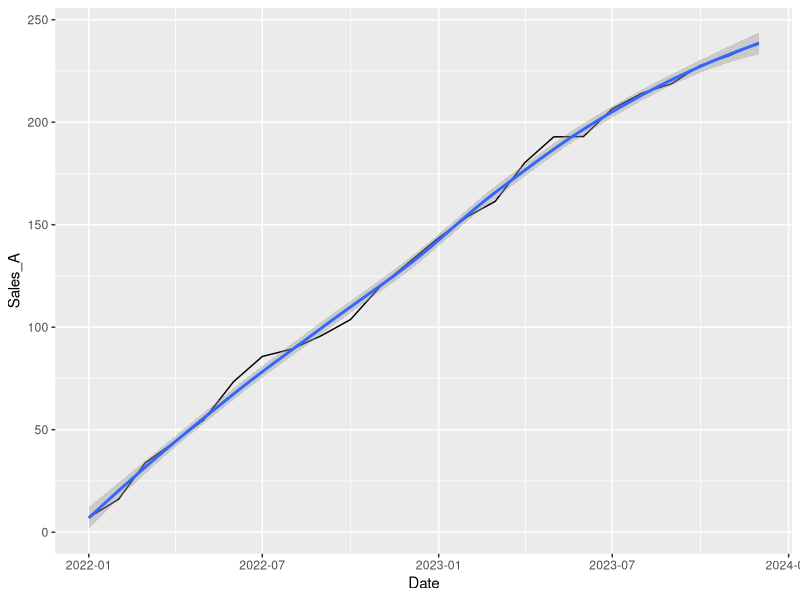

Reproduce this figure in R.
set.seed(123)

time_df <- data.frame(
  Date = seq.Date(
    from = as.Date("2022-01-01"),
    by = "month",
    length.out = 24
  ),
  Sales_A = cumsum(rnorm(24, 10, 5)),
  Sales_B = cumsum(rnorm(24, 8, 4))
)
library(ggplot2)
ggplot(time_df, aes(x = Date, y = Sales_A)) +
  geom_line() +
  geom_smooth(method = "loess")
